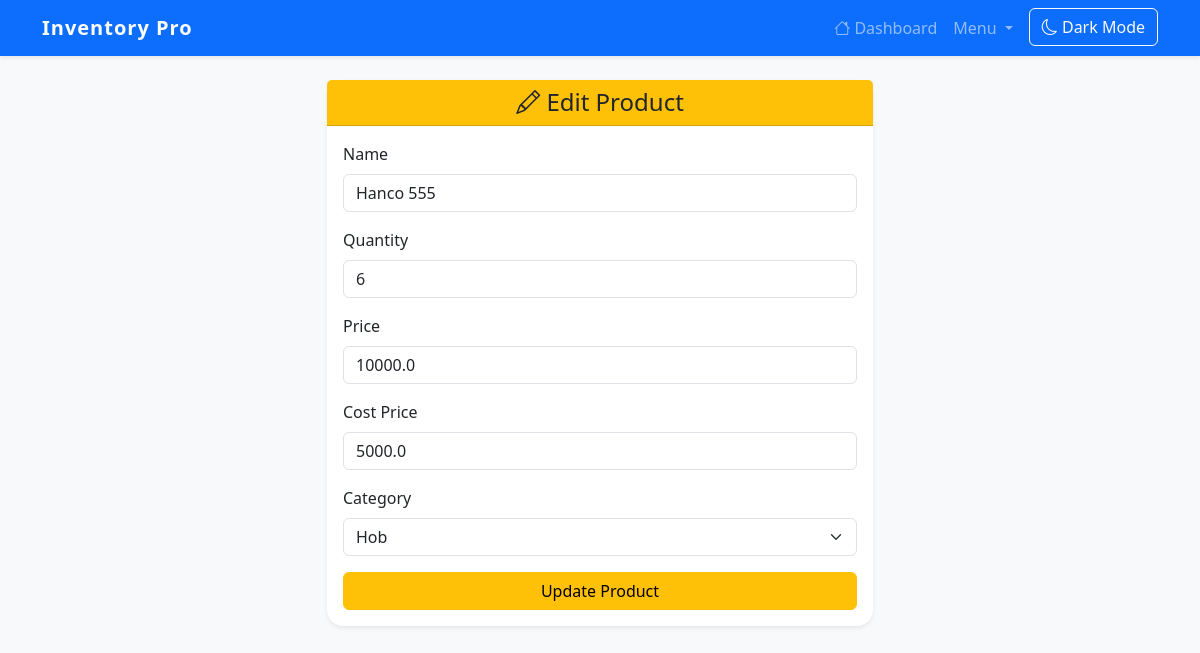
Page /edit_product/1 (signed in) on the committed database.
### app/models.py (models this page shows)
class Product(db.Model):
    id = db.Column(db.Integer, primary_key=True)
    name = db.Column(db.String(128), nullable=False)
    quantity = db.Column(db.Integer, default=0)
    price = db.Column(db.Float, default=0.0)         # Selling price
    cost_price = db.Column(db.Float, default=0.0)      # <-- Add this line
    barcode = db.Column(db.String(128), unique=True)  # <-- Add this line
    model_number = db.Column(db.String(128))  # Optional: add this line
    category_id = db.Column(db.Integer, db.ForeignKey('category.id'))

class Category(db.Model):
    id = db.Column(db.Integer, primary_key=True)
    name = db.Column(db.String(50), unique=True, nullable=False)
    products = db.relationship('Product', backref='category', lazy=True)

### app/routes.py (the view, shortened to what this page needs)
@main.route('/edit_product/<int:id>', methods=['GET', 'POST'])
@admin_required
def edit_product(id):
    product = Product.query.get_or_404(id)
    categories = Category.query.all()
    return render_template('edit_product.html', product=product, categories=categories)

### app/routes.py (called while the page is built)
def admin_required(f):
    @wraps(f)
    def decorated_function(*args, **kwargs):
        if session.get('role') != 'admin':
            abort(403)
        return f(*args, **kwargs)
    return decorated_function

### app/templates/edit_product.html (shortened to what this page needs)
{% extends 'base.html' %}
{% block content %}
<div class="row justify-content-center">
    <div class="col-md-8 col-lg-6">
        <div class="card shadow-sm border-0">
            <div class="card-header bg-warning text-dark text-center">
                <h4 class="mb-0"><i class="bi bi-pencil"></i> Edit Product</h4>
            </div>
            <div class="card-body">
                <form method="POST">
                    <div class="mb-3">
                        <label class="form-label">Name</label>
                        <input type="text" name="name" class="form-control" value="{{ product.name }}" required>
                    </div>
                    <div class="mb-3">
                        <label class="form-label">Quantity</label>
                        <input type="number" name="quantity" class="form-control" value="{{ product.quantity }}" min="0" required>
                    </div>
                    <div class="mb-3">
                        <label class="form-label">Price</label>
                        <input type="number" name="price" class="form-control" value="{{ product.price }}" min="0" step="0.01" required>
                    </div>
                    <div class="mb-3">
                        <label class="form-label">Cost Price</label>
                        <input type="number" name="cost_price" class="form-control" value="{{ product.cost_price or '' }}" min="0" step="0.01">
                    </div>
                    <div class="mb-3">
                        <label class="form-label">Category</label>
                        <select name="category_id" class="form-select">
                            {% for category in categories %}
                                <option value="{{ category.id }}" {% if product.category_id == category.id %}selected{% endif %}>{{ category.name }}</option>
                            {% endfor %}
                        </select>
                    </div>
                    <button type="submit" class="btn btn-warning w-100">Update Product</button>
                </form>
            </div>
        </div>
    </div>
</div>
{% endblock %}

### app/templates/base.html (style rules this page uses)
body { background-color: #f8f9fa; }
.card { border-radius: 1rem; }
.btn-primary, .btn-success, .btn-warning, .btn-danger { min-width: 90px; }
.form-label { font-weight: 500; }

### rows in the picture
Product: name "Hanco 555", quantity "6", price "10000.0", cost_price "5000.0", category_id "Hob"
